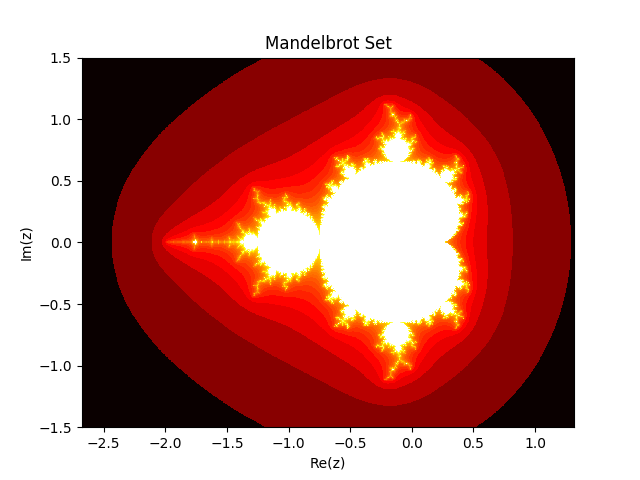

This chart was generated by the following Python code:
#!/usr/bin/env python

# ---- Modify this section to the location of your python .so-module.

import sys
sys.path.append("build") 

import numpy as np
import matplotlib.pyplot as plt

# ---- Import fortran extension module

from mandelmod import *

if __name__ == "__main__":

    # ---- Create an array, dfractal, to pass to the Fortran code [1000x1000] using
    # ---- Fortran ordering
   
    dfractal = np.zeros((1000,1000), order = 'F')
    
    print(mandelmod.mandelbrot_sim.__doc__)
    
    mandelmod.mandelbrot_sim(100,dfractal)
    
    print(dfractal[0,0])
    
    # ---- Call your Mandelbrot function here
    
    # x_min, .... = ....
    
    # ---- Plot the result using matplotlib
    
    plt.imshow(dfractal, cmap=plt.cm.hot, extent=(x_min, x_max, y_min, y_max))
    plt.title('Mandelbrot Set')
    plt.xlabel('Re(z)')
    plt.ylabel('Im(z)')
    plt.savefig("mandelbrot.png")
    plt.show()
    
    

    


    
